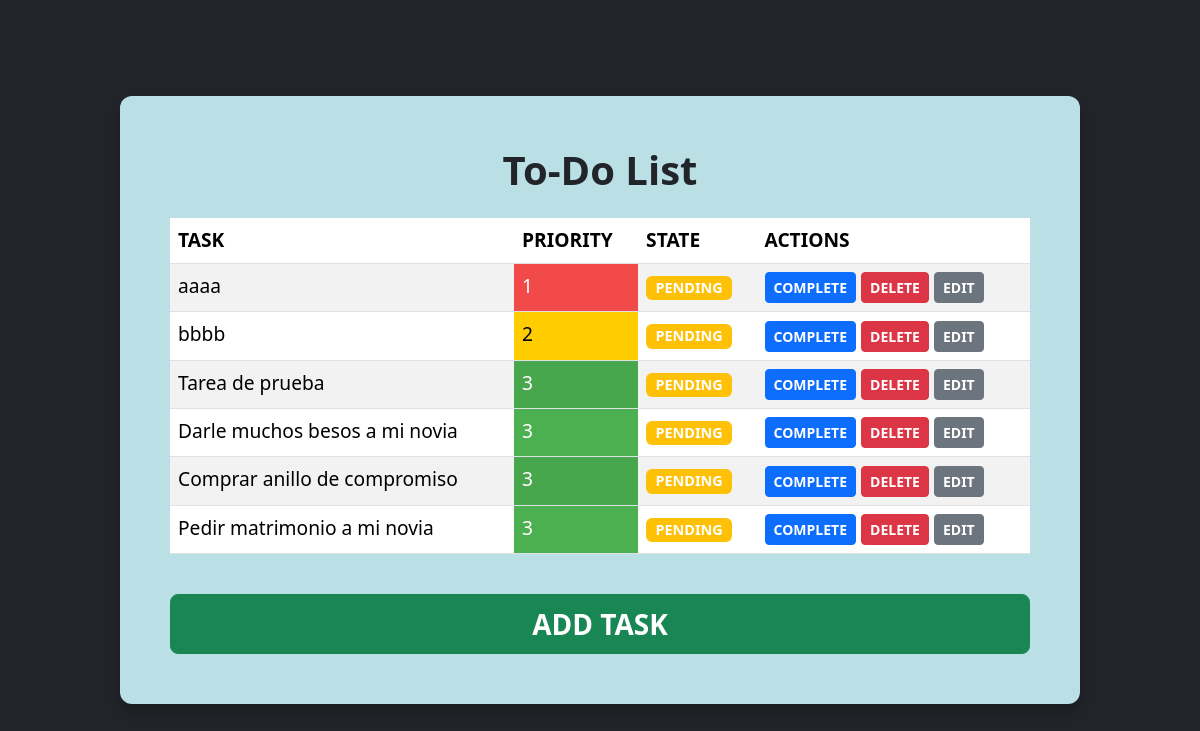
The app's page /, older data.
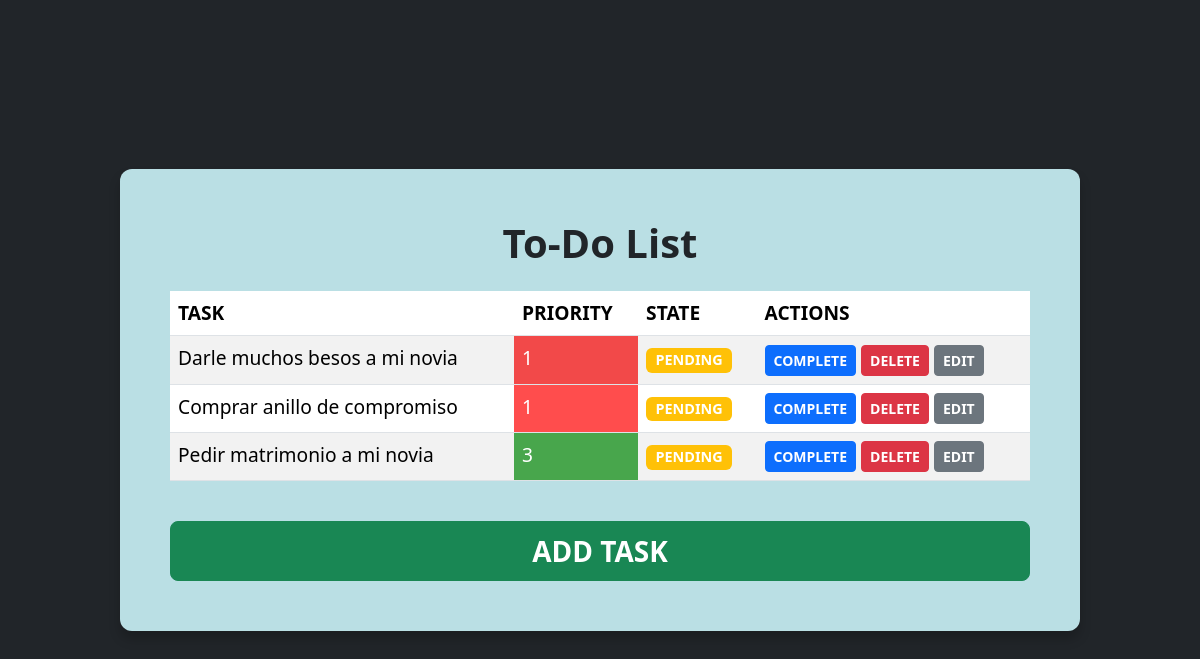
The same page, newer data.
### tasks/models.py (models this page shows, shortened)
class Task(models.Model):
    title = models.CharField(max_length=100)
    completed = models.BooleanField(default=False)
    priority = models.IntegerField(default=3)

### tasks/views.py (the view)
# urls.py: path('', views.task_list, name='task_list'),
def task_list(request):
    tasks = Task.objects.all().order_by('priority')
    return render(request, 'tasks/task_list.html', {'tasks': tasks})

### tasks/templates/tasks/task_list.html
{% extends './base.html' %}
{% block content %}
<h1 class="text-center fw-bold">To-Do List</h1>
<table class="table table-striped table-hover mt-4">
    <thead>
        <tr>
            <th>TASK</th>
            <th>PRIORITY</th>
            <th>STATE</th>
            <th>ACTIONS</th>
        </tr>
    </thead>
    <tbody>
        {% for task in tasks %}
            <tr>
                <td>{{ task.title }}</td>
                <td class="priority-{{ task.priority }}">{{ task.priority }}</td>
                <td>
                    {% if task.completed %}
                        <a href="{% url 'task_toggle' task.id %}" class="badge btn btn-sm btn-success fw-bold">COMPLETED</a>
                    {% else %}
                        <span class="badge bg-warning">PENDING</span>
                    {% endif %}
                </td>
                <td>
                    {% if not task.completed %}
                        <a href="{% url 'complete_task' task.id %}" class="btn btn-sm btn-primary fw-bold">COMPLETE</a>
                    {% endif %}
                    <a href="{% url 'delete_task' task.id %}" class="btn btn-sm btn-danger fw-bold">DELETE</a>
                    <a href="{% url 'edit_task' task.id %}" class="btn btn-sm btn-secondary fw-bold">EDIT</a>
                </td>
            </tr>
        {% endfor %}
    </tbody>
</table>
<div class="d-grid gap-2">
    <a href="{% url 'add_task' %}" class="btn btn-success btn-lg mt-4 fw-bold fs-3">ADD TASK</a>
</div>
{% endblock %}

### tasks/templates/tasks/base.html (shortened to what this page needs)
{% load static %}
<!DOCTYPE html>
<html>
<head>
    <link href="https://cdn.jsdelivr.net/npm/bootstrap@5.3.1/dist/css/bootstrap.min.css" rel="stylesheet">
    <link rel="stylesheet" type="text/css" href="{% static 'css/styles.css' %}">
</head>
<body>
    <div class="content-wrapper">
        {% block content %}
        {% endblock %}
    </div>
</body>
</html>

### static/css/styles.css (style rules this page uses)
body { display: flex; justify-content: center; align-items: center; height: 100vh; background-color: #212529; margin: 0 auto; }
.content-wrapper { width: 80%; max-width: 1200px; background: #badfe4; padding: 50px; border-radius: 12px; box-shadow: 0 8px 12px rgba(0, 0, 0, 0.2); font-size: 1.2rem; }
h1 { font-size: 2.5rem; text-align: center; margin-bottom: 20px; }
td.priority-1 { background-color: #ff4d4d; color: white; }
td.priority-3 { background-color: #4caf50; color: white; }

Row changes from the older to the newer data that the page shows:
removed Task: title "aaaa", priority "1", completed "PENDING"
removed Task: title "bbbb", priority "2", completed "PENDING"
removed Task: title "Tarea de prueba", priority "3", completed "PENDING"
changed Task "Darle muchos besos a mi novia": priority "3" → "1"
changed Task "Comprar anillo de compromiso": priority "3" → "1"
